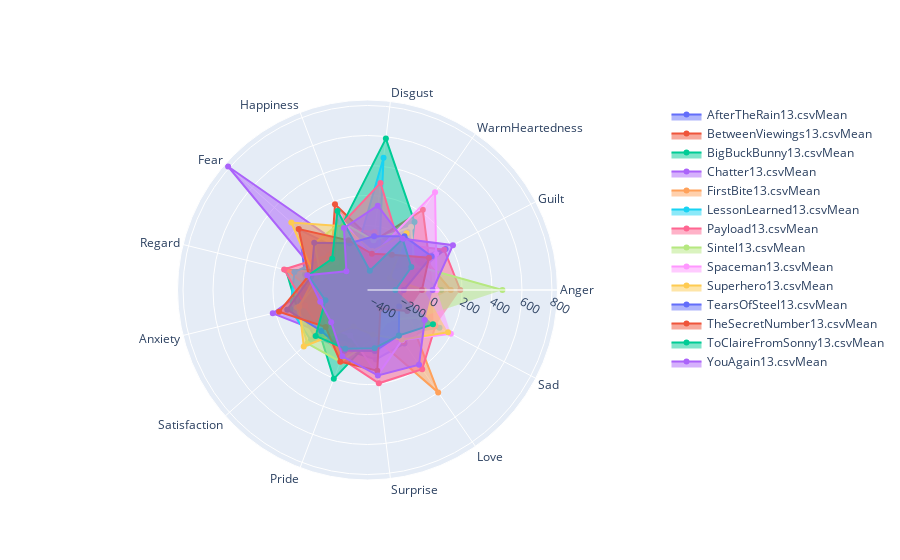

Notebook code cell kept with this figure:
### Markdown cell above
1. We look in this case how present each emotions are in a movie. We compute the average score it receives during the movie and compare it with the other emotions.

### Code cell
import plotly.graph_objects as go
from plotly.subplots import make_subplots


categories = np.array(['Anger','Guilt','WarmHeartedness', \
             'Disgust','Happiness','Fear','Regard','Anxiety', \
             'Satisfaction','Pride','Surprise','Love','Sad'])

fig = make_subplots(rows=2, cols=3)
partial_mov = emo_df2.filename.unique()
dispersion = {}
for idx,mov in enumerate(partial_mov):
    row,col = idx//3, idx%3
    r1 = []
    for s in categories:
      tmp = np.array(list(emo_df2[(emo_df2.filename == mov) & (emo_df2.item == s)]['score']))
      r1.append(tmp.mean())

    dispersion[mov] = r1
    fig.add_trace(go.Scatterpolar(
          r=r1,
          theta=categories,
          fill='toself',
          name=mov.split('_')[1] + 'Mean'          
    ))

fig.update_layout(
  polar=dict(
    radialaxis=dict(
      visible=True,
      # range=[0, 5]
    )),
  showlegend=True
)

fig.show()

### Figure 1 — Plotly figure (JSON) as saved in the notebook; plotly's stock layout.template omitted (floating-point values rounded to 4 significant figures)
{"data": [{"fill": "toself", "name": "AfterTheRain13.csvMean", "r": [-248.0, 157.7, -260.9, -155.0, -194.4, 176.8, -1.26, 44.37, 40.22, -6.654, 35.79, 3.189, -24.39], "theta": ["Anger", "Guilt", "WarmHeartedness", "Disgust", "Happiness", "Fear", "Regard", "Anxiety", "Satisfaction", "Pride", "Surprise", "Love", "Sad"], "type": "scatterpolar"}, {"fill": "toself", "name": "BetweenViewings13.csvMean", "r": [0.5853, 31.8, 218.8, -102.5, 180.8, -108.8, -41.31, -198.4, -51.74, 27.44, -159.6, -11.63, 67.46], "theta": ["Anger", "Guilt", "WarmHeartedness", "Disgust", "Happiness", "Fear", "Regard", "Anxiety", "Satisfaction", "Pride", "Surprise", "Love", "Sad"], "type": "scatterpolar"}, {"fill": "toself", "name": "BigBuckBunny13.csvMean", "r": [60.88, -114.7, 121.3, 586.9, 39.1, -230.9, 129.2, 54.26, -3.287, 203.0, -112.8, -83.86, -157.7], "theta": ["Anger", "Guilt", "WarmHeartedness", "Disgust", "Happiness", "Fear", "Regard", "Anxiety", "Satisfaction", "Pride", "Surprise", "Love", "Sad"], "type": "scatterpolar"}, {"fill": "toself", "name": "Chatter13.csvMean", "r": [-219.9, -178.1, -47.42, -215.3, -172.2, 812.0, -111.9, 220.0, -8.369, -125.3, -101.5, -65.34, -406.0], "theta": ["Anger", "Guilt", "WarmHeartedness", "Disgust", "Happiness", "Fear", "Regard", "Anxiety", "Satisfaction", "Pride", "Surprise", "Love", "Sad"], "type": "scatterpolar"}, {"fill": "toself", "name": "FirstBite13.csvMean", "r": [125.0, 4.01, -122.3, -40.59, 2.578, -271.1, 126.3, -143.7, -68.8, 51.81, -119.4, 399.2, -135.2], "theta": ["Anger", "Guilt", "WarmHeartedness", "Disgust", "Happiness", "Fear", "Regard", "Anxiety", "Satisfaction", "Pride", "Surprise", "Love", "Sad"], "type": "scatterpolar"}, {"fill": "toself", "name": "LessonLearned13.csvMean", "r": [-194.7, -81.37, -304.1, 457.9, -193.8, -88.72, 71.38, 99.02, 74.01, -73.81, -4.809, -76.17, 111.4], "theta": ["Anger", "Guilt", "WarmHeartedness", "Disgust", "Happiness", "Fear", "Regard", "Anxiety", "Satisfaction", "Pride", "Surprise", "Love", "Sad"], "type": "scatterpolar"}, {"fill": "toself", "name": "Payload13.csvMean", "r": [188.0, 147.1, -59.62, 288.9, 43.64, -83.72, 142.1, -1.857, -17.62, 59.01, 196.2, 211.2, 81.25], "theta": ["Anger", "Guilt", "WarmHeartedness", "Disgust", "Happiness", "Fear", "Regard", "Anxiety", "Satisfaction", "Pride", "Surprise", "Love", "Sad"], "type": "scatterpolar"}, {"fill": "toself", "name": "Sintel13.csvMean", "r": [469.4, -77.0, 80.77, -97.04, 56.82, 40.65, -112.1, 55.54, 106.4, 80.84, -94.74, -187.7, -36.06], "theta": ["Anger", "Guilt", "WarmHeartedness", "Disgust", "Happiness", "Fear", "Regard", "Anxiety", "Satisfaction", "Pride", "Surprise", "Love", "Sad"], "type": "scatterpolar"}, {"fill": "toself", "name": "Spaceman13.csvMean", "r": [30.56, 86.04, 362.6, -208.7, 91.16, -152.7, -33.5, -127.4, -64.09, -106.7, 141.1, -24.48, 197.3], "theta": ["Anger", "Guilt", "WarmHeartedness", "Disgust", "Happiness", "Fear", "Regard", "Anxiety", "Satisfaction", "Pride", "Surprise", "Love", "Sad"], "type": "scatterpolar"}, {"fill": "toself", "name": "Superhero13.csvMean", "r": [-54.6, -263.9, 28.37, -169.2, 23.93, 248.1, -69.61, 38.01, 137.4, -170.8, -130.6, -27.89, 176.2], "theta": ["Anger", "Guilt", "WarmHeartedness", "Disgust", "Happiness", "Fear", "Regard", "Anxiety", "Satisfaction", "Pride", "Surprise", "Love", "Sad"], "type": "scatterpolar"}, {"fill": "toself", "name": "TearsOfSteel13.csvMean", "r": [-188.8, 52.27, 3.977, -69.57, -97.44, 44.15, -44.52, 120.4, -18.58, 2.106, -20.76, -62.68, -192.3], "theta": ["Anger", "Guilt", "WarmHeartedness", "Disgust", "Happiness", "Fear", "Regard", "Anxiety", "Satisfaction", "Pride", "Surprise", "Love", "Sad"], "type": "scatterpolar"}, {"fill": "toself", "name": "TheSecretNumber13.csvMean", "r": [-67.94, 32.35, -144.7, -187.8, -76.7, 182.8, -27.33, 177.0, -58.59, 81.07, 111.0, -279.7, -130.7], "theta": ["Anger", "Guilt", "WarmHeartedness", "Disgust", "Happiness", "Fear", "Regard", "Anxiety", "Satisfaction", "Pride", "Surprise", "Love", "Sad"], "type": "scatterpolar"}, {"fill": "toself", "name": "ToClaireFromSonny13.csvMean", "r": [-245.1, -100.6, -18.25, -301.8, 133.0, -116.1, -23.63, -142.0, 30.91, -11.21, -39.56, -62.27, 62.56], "theta": ["Anger", "Guilt", "WarmHeartedness", "Disgust", "Happiness", "Fear", "Regard", "Anxiety", "Satisfaction", "Pride", "Surprise", "Love", "Sad"], "type": "scatterpolar"}, {"fill": "toself", "name": "YouAgain13.csvMean", "r": [3.504, 213.0, -15.51, 136.0, 12.01, -242.6, -17.45, -106.1, -107.3, 42.49, 143.8, 174.5, 0.6991], "theta": ["Anger", "Guilt", "WarmHeartedness", "Disgust", "Happiness", "Fear", "Regard", "Anxiety", "Satisfaction", "Pride", "Surprise", "Love", "Sad"], "type": "scatterpolar"}], "layout": {"polar": {"radialaxis": {"visible": true}}, "showlegend": true, "xaxis": {"anchor": "y", "domain": [0, 0.2889]}, "xaxis2": {"anchor": "y2", "domain": [0.3556, 0.6444]}, "xaxis3": {"anchor": "y3", "domain": [0.7111, 1]}, "xaxis4": {"anchor": "y4", "domain": [0, 0.2889]}, "xaxis5": {"anchor": "y5", "domain": [0.3556, 0.6444]}, "xaxis6": {"anchor": "y6", "domain": [0.7111, 1]}, "yaxis": {"anchor": "x", "domain": [0.575, 1]}, "yaxis2": {"anchor": "x2", "domain": [0.575, 1]}, "yaxis3": {"anchor": "x3", "domain": [0.575, 1]}, "yaxis4": {"anchor": "x4", "domain": [0, 0.425]}, "yaxis5": {"anchor": "x5", "domain": [0, 0.425]}, "yaxis6": {"anchor": "x6", "domain": [0, 0.425]}}}
